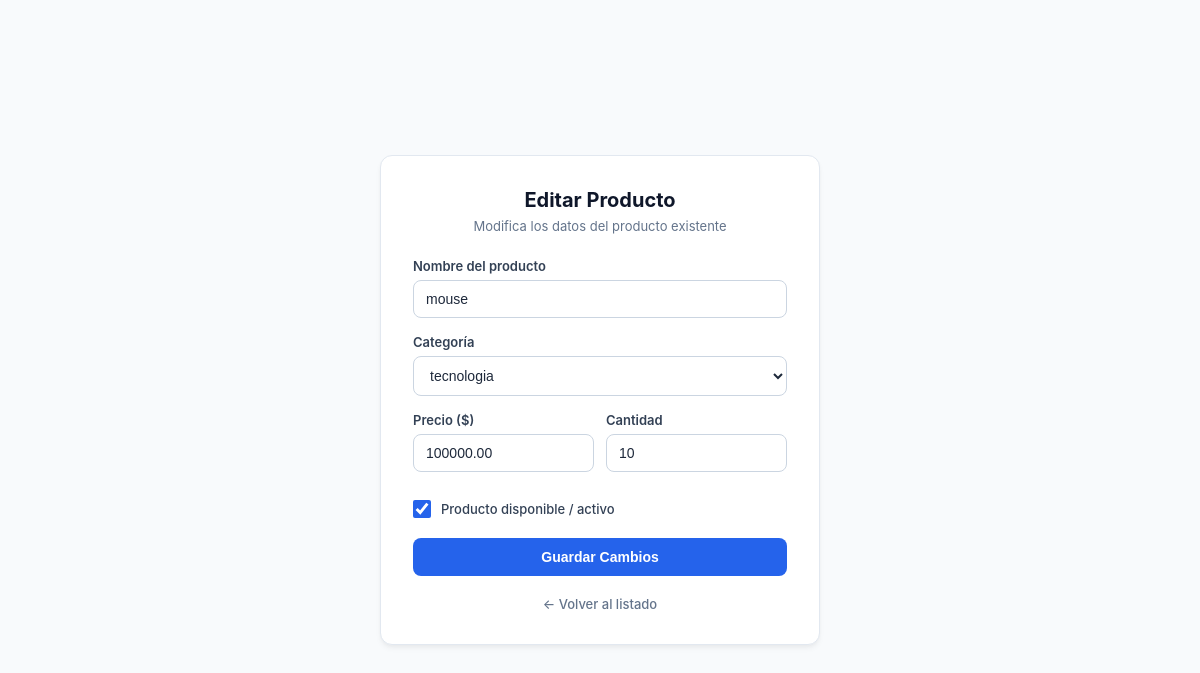
Page /productos/editar/7/ on the committed database.
### productos/models.py (models this page shows, shortened)
class Producto(models.Model):
    nombre = models.CharField(max_length=100)
    categoria = models.ForeignKey(Categoria, on_delete=models.CASCADE, related_name='productos')
    precio = models.DecimalField(max_digits=10, decimal_places=2)
    cantidad = models.IntegerField()
    estado = models.BooleanField(default=True)

class Categoria(models.Model):
    nombre = models.CharField(max_length=100)
    descripcion = models.TextField(blank=True, null=True)

### productos/views.py (the view, shortened to what this page needs)
# urls.py: path('productos/editar/<int:id>/', views.editar_producto, name='editar_producto'),
def editar_producto(request, id):
    producto = get_object_or_404(Producto, id=id)
    categorias = Categoria.objects.all()
    return render(request, "productos/formulario.html", {
        "producto": producto,
        "categorias": categorias
    })

### productos/templates/productos/formulario.html (shortened to what this page needs)
<!DOCTYPE html>
<html lang="es">
<head>
</head>
<body>
    <div class="card">
        <div class="card-header">
            <h1>{% if producto %}Editar Producto{% else %}Registrar Producto{% endif %}</h1>
            <p>{% if producto %}Modifica los datos del producto existente{% else %}Ingresa los datos para agregar un nuevo ítem{% endif %}</p>
        </div>
        <form method="POST">
            <div class="form-group">
                <label for="nombre">Nombre del producto</label>
                <input type="text" id="nombre" name="nombre" value="{{ producto.nombre|default:'' }}" placeholder="Ej. Teclado Mecánico" required>
            </div>
            <div class="form-group">
                <label for="categoria">Categoría</label>
                <select id="categoria" name="categoria" required>
                    {% for cat in categorias %}
                    <option value="{{ cat.id }}" {% if producto.categoria.id == cat.id %}selected{% endif %}>
                        {{ cat.nombre }}
                    </option>
                    {% endfor %}
                </select>
            </div>
            <div class="form-row">
                <div class="form-group">
                    <label for="precio">Precio ($)</label>
                    <input type="number" step="0.01" id="precio" name="precio" value="{{ producto.precio|default:'' }}" placeholder="0.00" required>
                </div>
                <div class="form-group">
                    <label for="cantidad">Cantidad</label>
                    <input type="number" id="cantidad" name="cantidad" value="{{ producto.cantidad|default:'' }}" placeholder="0" required>
                </div>
            </div>
            <div class="checkbox-group">
                <input type="checkbox" id="estado" name="estado" {% if producto.estado or not producto %}checked{% endif %}>
                <label for="estado">Producto disponible / activo</label>
            </div>
            <button type="submit" class="btn-submit">
                {% if producto %}Guardar Cambios{% else %}Guardar Producto{% endif %}
            </button>
        </form>
        <a href="{% url 'listar_productos' %}" class="back-link">← Volver al listado</a>
    </div>
</body>
</html>

### productos/templates/productos/formulario.html (style rules this page uses)
* { box-sizing: border-box; margin: 0; padding: 0; }
body { font-family: -apple-system, BlinkMacSystemFont, "Segoe UI", Roboto, Helvetica, Arial, sans-serif; background-color: #f8fafc; color: #1e293b; display: flex; justify-content: center; align-items: center; min-height: 100vh; padding: 20px; }
.card { background-color: #ffffff; width: 100%; max-width: 440px; padding: 32px; border-radius: 12px; border: 1px solid #e2e8f0; box-shadow: 0 4px 6px -1px rgba(0, 0, 0, 0.05), 0 2px 4px -1px rgba(0, 0, 0, 0.03); }
.card-header { text-align: center; margin-bottom: 24px; }
.card-header h1 { font-size: 20px; font-weight: 700; color: #0f172a; margin-bottom: 6px; }
.card-header p { font-size: 13px; color: #64748b; }
.form-group { margin-bottom: 16px; }
.form-row { display: flex; gap: 12px; }
.form-row .form-group { flex: 1; }
label { display: block; font-size: 13px; font-weight: 600; margin-bottom: 6px; color: #334155; }
input[type="text"], input[type="number"], select { width: 100%; padding: 10px 12px; border: 1px solid #cbd5e1; border-radius: 8px; font-size: 14px; color: #1e293b; background-color: #ffffff; outline: none; transition: border-color 0.2s, box-shadow 0.2s; }
.checkbox-group { display: flex; align-items: center; gap: 10px; margin-top: 12px; margin-bottom: 20px; }
.checkbox-group input { width: 18px; height: 18px; accent-color: #2563eb; cursor: pointer; }
.checkbox-group label { margin-bottom: 0; font-weight: 500; cursor: pointer; }
.btn-submit { width: 100%; background-color: #2563eb; color: #ffffff; border: none; padding: 11px; border-radius: 8px; font-size: 14px; font-weight: 600; cursor: pointer; transition: background-color 0.2s; }
.back-link { display: block; text-align: center; margin-top: 20px; color: #64748b; text-decoration: none; font-size: 13px; font-weight: 500; transition: color 0.2s; }

### rows in the picture
Producto: nombre "mouse", categoria "tecnologia", precio "100000.00", cantidad "10", estado "☑"
